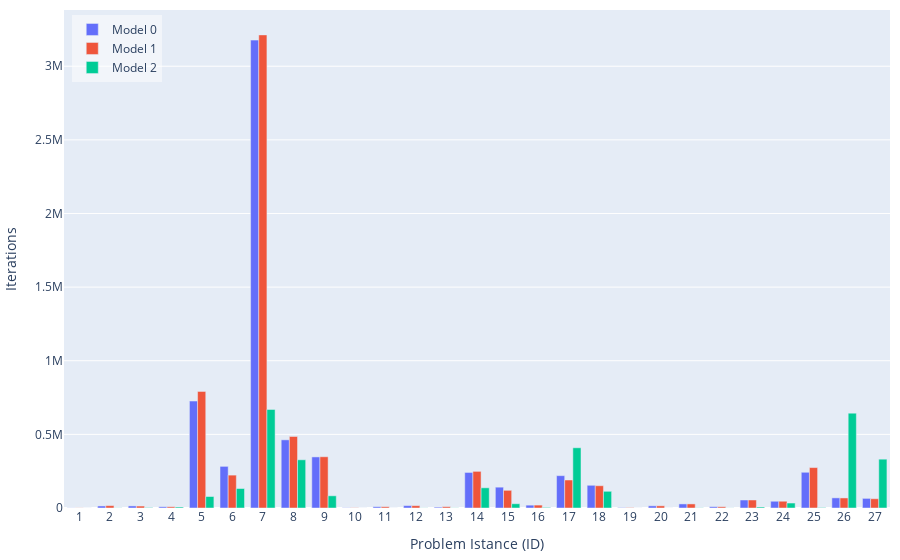

The notebook cell this image was saved under:
### Code cell
import plotly.graph_objects as go

# Create bar plot with visible zeros
hovertemplate_text='Model: %{customdata[0]}<br>ID: %{x}<br>Gap: %{text}%<br>Nodes: %{customdata[1]}<br>Runtime: %{customdata[2]} s<extra></extra>'
fig = go.Figure(data=[
    go.Bar(
        name='Model 0', 
        x=df0['ID'], 
        y=df0['iterations'],
        text=df0['gap'].apply(lambda x: f'{x:.2f}'),  # Format text to 2 decimal places
        # Create a 2D array with multiple columns
        customdata=np.dstack((df0['model'], df0['iterations'], df0['total_time'].apply(lambda x: f'{x:.2f}')))[0],
        textposition='none',
        hovertemplate=hovertemplate_text
    ),
    go.Bar(
        name='Model 1', 
        x=df1['ID'], 
        y=df1['iterations'],
        text=df1['gap'].apply(lambda x: f'{x:.2f}'),
        customdata=np.dstack((df1['model'], df1['iterations'], df1['total_time'].apply(lambda x: f'{x:.2f}')))[0],
        textposition='none',
        hovertemplate=hovertemplate_text
    ),
    go.Bar(
        name='Model 2', 
        x=df2['ID'], 
        y=df2['iterations'],
        text=df2['gap'].apply(lambda x: f'{x:.2f}'),
        customdata=np.dstack((df2['model'], df2['iterations'], df2['total_time'].apply(lambda x: f'{x:.2f}')))[0],
        textposition='none',
        hovertemplate=hovertemplate_text
    ),
])

# Add a subtle visual indication for zero values
fig.update_layout(
    autosize=True,   # let the container size drive the plot
    margin=dict(l=10, r=10, t=10, b=10),    # width=1000,
    # width=1000,
    # height=600,
    barmode='group',
    yaxis = dict(
        title = 'Iterations',
    ),
    xaxis = dict(
        title = 'Problem Istance (ID)',
        tickmode = 'array',
        tickvals = list(range(0, 28)),
        ticktext = list(range(0, 28)),
    ),
    legend=dict(
        x=0.01,
        y=0.99,
        xanchor='left',
        yanchor='top',
        bgcolor='rgba(255, 255, 255, 0.5)'
    )
)

fig.show()

# # Save as HTML
div_schedule = plot(
    fig, include_plotlyjs=True, config={"responsive": True}, output_type="div"
)
# write div snippet to file
with open('../docs/images/results-iterations.html', 'w') as f:
    f.write(div_schedule)

### Figure 1 — Plotly figure (JSON) as saved in the notebook; plotly's stock layout.template omitted (floating-point values rounded to 4 significant figures)
{"data": [{"customdata": [[0, 818, "0.18"], [0, 13860, "8.00"], [0, 14149, "9.50"], [0, 8368, "1.75"], [0, 726254, "300.00"], [0, 282761, "300.01"], [0, 3177322, "300.00"], [0, 462878, "300.01"], [0, 346955, "300.01"], [0, 1471, "0.93"], [0, 8789, "5.76"], [0, 16272, "33.53"], [0, 5715, "2.26"], [0, 241439, "300.03"], [0, 141451, "300.02"], [0, 19332, "13.93"], [0, 219596, "300.01"], [0, 154190, "300.03"], [0, 2349, "5.93"], [0, 14770, "55.97"], [0, 27686, "162.09"], [0, 8969, "14.08"], [0, 54284, "300.29"], [0, 45831, "300.03"], [0, 242590, "300.04"], [0, 68848, "300.01"], [0, 65343, "300.03"]], "hovertemplate": "Model: %{customdata[0]}<br>ID: %{x}<br>Gap: %{text}%<br>Nodes: %{customdata[1]}<br>Runtime: %{customdata[2]} s<extra></extra>", "name": "Model 0", "text": ["0.00", "0.00", "0.00", "0.00", "inf", "inf", "229.07", "inf", "inf", "0.00", "0.00", "0.00", "0.00", "9.30", "inf", "0.00", "inf", "inf", "0.00", "0.00", "0.00", "0.00", "0.58", "inf", "0.14", "inf", "inf"], "textposition": "none", "type": "bar", "x": [1, 2, 3, 4, 5, 6, 7, 8, 9, 10, 11, 12, 13, 14, 15, 16, 17, 18, 19, 20, 21, 22, 23, 24, 25, 26, 27], "y": [818.0, 13860.0, 14150.0, 8368.0, 726300.0, 282800.0, 3177000.0, 462900.0, 347000.0, 1471.0, 8789.0, 16270.0, 5715.0, 241400.0, 141500.0, 19330.0, 219600.0, 154200.0, 2349.0, 14770.0, 27690.0, 8969.0, 54280.0, 45830.0, 242600.0, 68850.0, 65340.0]}, {"customdata": [[1, 801, "13.55"], [1, 16171, "82.89"], [1, 13184, "128.36"], [1, 8419, "19.91"], [1, 791891, "393.59"], [1, 223359, "420.10"], [1, 3212781, "317.73"], [1, 485693, "413.03"], [1, 347945, "420.53"], [1, 1489, "82.36"], [1, 8789, "126.23"], [1, 15791, "152.16"], [1, 9059, "106.50"], [1, 248848, "420.38"], [1, 120064, "420.68"], [1, 19768, "116.69"], [1, 190160, "420.48"], [1, 151308, "421.02"], [1, 2345, "126.11"], [1, 14770, "178.43"], [1, 27688, "284.78"], [1, 8419, "132.32"], [1, 54424, "423.33"], [1, 45991, "427.22"], [1, 274587, "420.09"], [1, 68247, "423.46"], [1, 63012, "425.08"]], "hovertemplate": "Model: %{customdata[0]}<br>ID: %{x}<br>Gap: %{text}%<br>Nodes: %{customdata[1]}<br>Runtime: %{customdata[2]} s<extra></extra>", "name": "Model 1", "text": ["0.00", "0.00", "0.00", "0.00", "47.99", "88.63", "223.74", "103.27", "117.66", "0.00", "0.00", "0.00", "0.00", "9.71", "22.45", "0.00", "77.16", "97.07", "0.00", "0.00", "0.00", "0.00", "0.55", "23487.83", "0.86", "13290.34", "12452.75"], "textposition": "none", "type": "bar", "x": [1, 2, 3, 4, 5, 6, 7, 8, 9, 10, 11, 12, 13, 14, 15, 16, 17, 18, 19, 20, 21, 22, 23, 24, 25, 26, 27], "y": [801.0, 16170.0, 13180.0, 8419.0, 791900.0, 223400.0, 3213000.0, 485700.0, 347900.0, 1489.0, 8789.0, 15790.0, 9059.0, 248800.0, 120100.0, 19770.0, 190200.0, 151300.0, 2345.0, 14770.0, 27690.0, 8419.0, 54420.0, 45990.0, 274600.0, 68250.0, 63010.0]}, {"customdata": [[2, 180, "13.50"], [2, 949, "79.73"], [2, 2808, "123.62"], [2, 6717, "18.94"], [2, 78036, "115.14"], [2, 132303, "420.20"], [2, 669270, "58.30"], [2, 327410, "410.87"], [2, 82817, "420.22"], [2, 65, "80.94"], [2, 208, "120.84"], [2, 684, "122.93"], [2, 863, "94.74"], [2, 137166, "138.50"], [2, 28984, "161.40"], [2, 3853, "102.32"], [2, 408924, "420.58"], [2, 113408, "420.67"], [2, 42, "121.07"], [2, 78, "127.27"], [2, 1229, "136.04"], [2, 527, "121.49"], [2, 6691, "130.34"], [2, 33735, "151.59"], [2, 2694, "122.00"], [2, 644220, "364.31"], [2, 331506, "388.34"]], "hovertemplate": "Model: %{customdata[0]}<br>ID: %{x}<br>Gap: %{text}%<br>Nodes: %{customdata[1]}<br>Runtime: %{customdata[2]} s<extra></extra>", "name": "Model 2", "text": ["0.00", "0.00", "0.00", "0.00", "0.00", "5.45", "0.00", "3.21", "96.72", "0.00", "0.00", "0.00", "0.00", "0.00", "0.00", "0.01", "0.57", "2.66", "0.00", "0.00", "0.00", "0.00", "0.00", "0.01", "0.01", "0.01", "0.01"], "textposition": "none", "type": "bar", "x": [1, 2, 3, 4, 5, 6, 7, 8, 9, 10, 11, 12, 13, 14, 15, 16, 17, 18, 19, 20, 21, 22, 23, 24, 25, 26, 27], "y": [180.0, 949.0, 2808.0, 6717.0, 78040.0, 132300.0, 669300.0, 327400.0, 82820.0, 65.0, 208.0, 684.0, 863.0, 137200.0, 28980.0, 3853.0, 408900.0, 113400.0, 42.0, 78.0, 1229.0, 527.0, 6691.0, 33740.0, 2694.0, 644200.0, 331500.0]}], "layout": {"autosize": true, "barmode": "group", "legend": {"bgcolor": "rgba(255, 255, 255, 0.5)", "x": 0.01, "xanchor": "left", "y": 0.99, "yanchor": "top"}, "margin": {"b": 10, "l": 10, "r": 10, "t": 10}, "xaxis": {"tickmode": "array", "ticktext": [0, 1, 2, 3, 4, 5, 6, 7, 8, 9, 10, 11, 12, 13, 14, 15, 16, 17, 18, 19, 20, 21, 22, 23, 24, 25, 26, 27], "tickvals": [0, 1, 2, 3, 4, 5, 6, 7, 8, 9, 10, 11, 12, 13, 14, 15, 16, 17, 18, 19, 20, 21, 22, 23, 24, 25, 26, 27], "title": {"text": "Problem Istance (ID)"}}, "yaxis": {"title": {"text": "Iterations"}}}}
